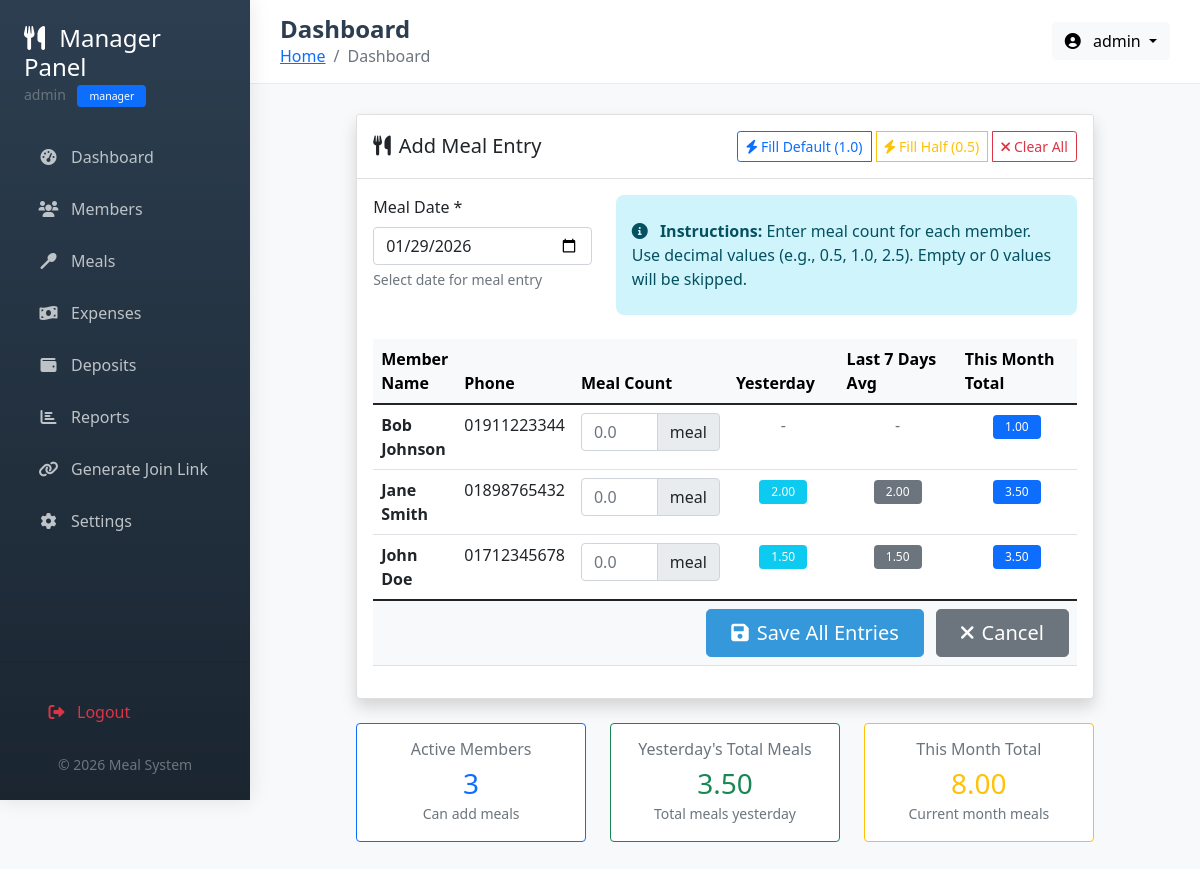
Page /manager/add_meal.php (signed in) on the earlier database version.
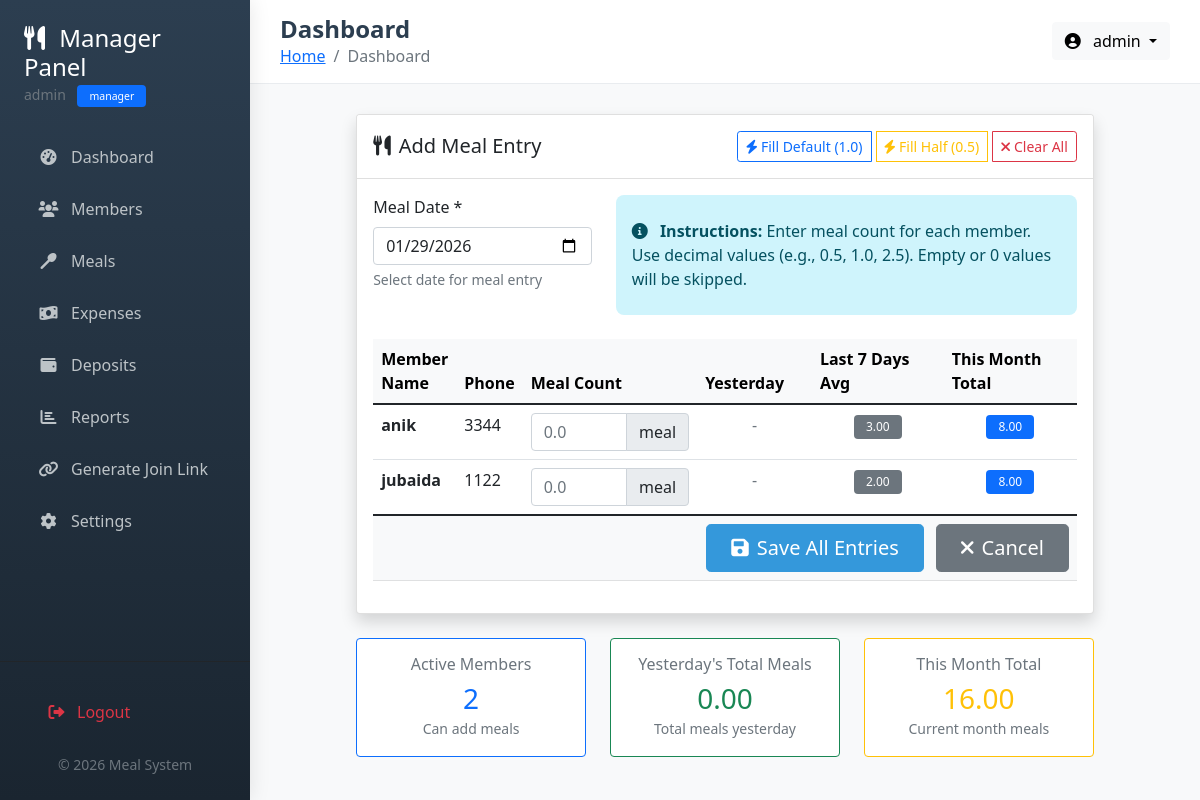
Same page on the later database version.
### tables this page shows
CREATE TABLE `members` (
  `member_id` int(11) NOT NULL,
  `name` varchar(100) NOT NULL,
  `phone` varchar(20) DEFAULT NULL,
  `email` varchar(100) DEFAULT NULL,
  `join_date` date NOT NULL,
  `status` enum('active','inactive') DEFAULT 'active',
  `created_by` int(11) DEFAULT NULL,
  `join_token` varchar(100) DEFAULT NULL,
  `token_expiry` datetime DEFAULT NULL,
  `created_at` timestamp NOT NULL DEFAULT current_timestamp()
);

CREATE TABLE `meals` (
  `meal_id` int(11) NOT NULL,
  `member_id` int(11) NOT NULL,
  `meal_date` date NOT NULL,
  `meal_count` decimal(4,2) NOT NULL DEFAULT 0.00,
  `created_at` timestamp NOT NULL DEFAULT current_timestamp(),
  `created_by` int(11) DEFAULT NULL,
  `updated_by` int(11) DEFAULT NULL,
  `updated_at` timestamp NULL DEFAULT NULL ON UPDATE current_timestamp()
);

### manager/add_meal.php (the view, shortened to what the rows shown need)
<?php
require_once '../includes/header.php';
$conn = getConnection();
$sql = "SELECT * FROM members WHERE status = 'active' ORDER BY name ASC";
$result = mysqli_query($conn, $sql);
$members = mysqli_fetch_all($result, MYSQLI_ASSOC);
$yesterday = date('Y-m-d', strtotime('-1 day'));
?>
<div class="row">
    <div class="col-lg-10 mx-auto">
        <div class="card shadow">
            <div class="card-body">
                <?php if (empty($members)): ?>
                    <div class="text-center py-5">
                        <i class="fas fa-users fa-3x text-muted mb-3"></i>
                        <h5>No Active Members</h5>
                        <p class="text-muted">Add some active members first to record meals</p>
                        <a href="add_member.php" class="btn btn-primary">
                            <i class="fas fa-user-plus me-2"></i>Add Members
                        </a>
                    </div>
                <?php else: ?>
                    <form method="POST" action="">
                        <div class="table-responsive">
                            <table class="table table-hover">
                                <thead class="table-light">
                                    <tr>
                                        <th>Member Name</th>
                                        <th>Phone</th>
                                        <th width="200">Meal Count</th>
                                        <th width="120">Yesterday</th>
                                        <th width="150">Last 7 Days Avg</th>
                                        <th width="150">This Month Total</th>
                                    </tr>
                                </thead>
                                <tbody>
                                    <?php foreach ($members as $member):
                                        $yesterday_sql = "SELECT meal_count FROM meals WHERE member_id = ? AND meal_date = ?";
                                        $yesterday_stmt = mysqli_prepare($conn, $yesterday_sql);
                                        mysqli_stmt_bind_param($yesterday_stmt, "is", $member['member_id'], $yesterday);
                                        mysqli_stmt_execute($yesterday_stmt);
                                        $yesterday_result = mysqli_stmt_get_result($yesterday_stmt);
                                        $yesterday_meal = mysqli_fetch_assoc($yesterday_result);
                                        $week_ago = date('Y-m-d', strtotime('-7 days'));
                                        $avg_sql = "SELECT AVG(meal_count) as avg_meals FROM meals WHERE member_id = ? AND meal_date BETWEEN ? AND ?";
                                        $avg_stmt = mysqli_prepare($conn, $avg_sql);
                                        mysqli_stmt_bind_param($avg_stmt, "iss", $member['member_id'], $week_ago, $yesterday);
                                        mysqli_stmt_execute($avg_stmt);
                                        $avg_result = mysqli_stmt_get_result($avg_stmt);
                                        $avg_meals = mysqli_fetch_assoc($avg_result);
                                        $month_start = date('Y-m-01');
                                        $month_total_sql = "SELECT SUM(meal_count) as month_total FROM meals WHERE member_id = ? AND meal_date >= ?";
                                        $month_total_stmt = mysqli_prepare($conn, $month_total_sql);
                                        mysqli_stmt_bind_param($month_total_stmt, "is", $member['member_id'], $month_start);
                                        mysqli_stmt_execute($month_total_stmt);
                                        $month_total_result = mysqli_stmt_get_result($month_total_stmt);
                                        $month_total = mysqli_fetch_assoc($month_total_result);
                                    ?>
                                    <tr>
                                        <td>
                                            <strong><?php echo htmlspecialchars($member['name']); ?></strong>
                                        </td>
                                        <td>
                                            <?php echo $member['phone'] ? htmlspecialchars($member['phone']) : '<span class="text-muted">N/A</span>'; ?>
                                        </td>
                                        <td>
                                            <div class="input-group">
                                                <input type="number" class="form-control meal-input" name="entries[<?php echo $member['member_id']; ?>]" step="0.5" min="0" max="3" value="<?php echo isset($_POST['entries'][$member['member_id']]) ? htmlspecialchars($_POST['entries'][$member['member_id']]) : ''; ?>" placeholder="0.0">
                                                <span class="input-group-text">meal</span>
                                            </div>
                                        </td>
                                        <td class="text-center">
                                            <?php if ($yesterday_meal && $yesterday_meal['meal_count'] > 0): ?>
                                                <span class="badge bg-info"><?php echo htmlspecialchars($yesterday_meal['meal_count']); ?></span>
                                            <?php else: ?>
                                                <span class="text-muted">-</span>
                                            <?php endif; ?>
                                        </td>
                                        <td class="text-center">
                                            <?php if ($avg_meals['avg_meals']): ?>
                                                <span class="badge bg-secondary"><?php echo number_format($avg_meals['avg_meals'], 2); ?></span>
                                            <?php else: ?>
                                                <span class="text-muted">-</span>
                                            <?php endif; ?>
                                        </td>
                                        <td class="text-center">
                                            <?php if ($month_total['month_total']): ?>
                                                <span class="badge bg-primary"><?php echo number_format($month_total['month_total'], 2); ?></span>
                                            <?php else: ?>
                                                <span class="text-muted">-</span>
                                            <?php endif; ?>
                                        </td>
                                    </tr>
                                    <?php endforeach; ?>
                                </tbody>
                            </table>
                        </div>
                    </form>
                <?php endif; ?>
            </div>
        </div>
    </div>
</div>
<?php
require_once '../includes/footer.php';
?>

Differences in the rows shown:
removed members: name "Bob Johnson", phone "01911223344", month_total "1.00"
removed members: name "Jane Smith", phone "01898765432", meals.meal_count "2.00", avg_meals "2.00", month_total "3.50"
removed members: name "John Doe", phone "01712345678", meals.meal_count "1.50", avg_meals "1.50", month_total "3.50"
added members: name "anik", phone "3344", avg_meals "3.00", month_total "8.00"
added members: name "jubaida", phone "1122", avg_meals "2.00", month_total "8.00"
Other differences:
count($members): "3" → "2"
$yesterday_total['total'] ?: 0: "3.50" → "0.00"
$month_total['total'] ?: 0: "8.00" → "16.00"
